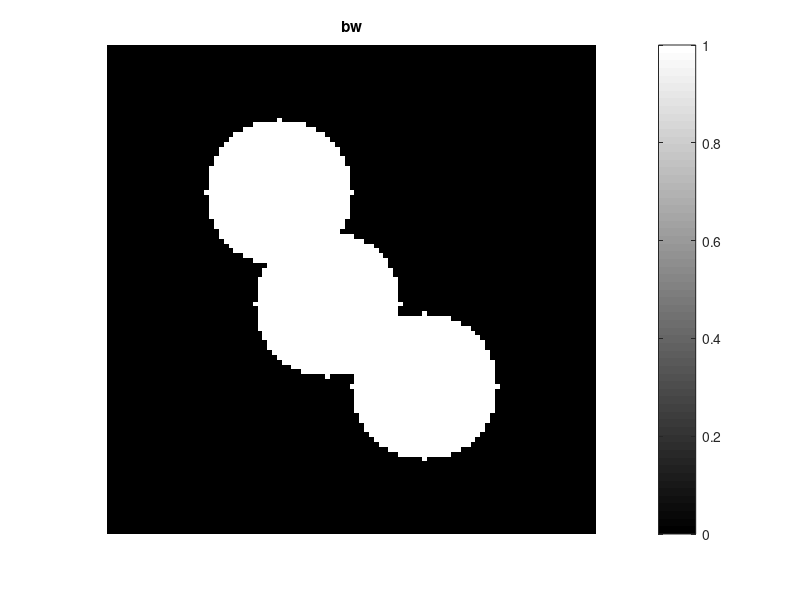

Reproduce this figure in MATLAB. (Note: this script raises an error after producing the figure.)
%%%%%%%%%%%%%%%%%%%%%%%%%%%%%%%%%%%%%%%%%%%
% Watershed exemple, partly from Matlab
% Written  by Maria Magnusson, 2007-05-08
% Modified by Maria Magnusson, 2008-08-11
%%%%%%%%%%%%%%%%%%%%%%%%%%%%%%%%%%%%%%%%%%%

% Make a binary test image (you do not need to understand this code)
%-------------------------------------------------------------------
lims = [-50 50];
[x,y] = meshgrid(lims(1):lims(2));
center1x = -15;
center1y = -20;
center2x = -5;
center2y = 3;
center3x = 15;
center3y = 20;
radius = 15;
bw1 = sqrt((x-center1x).^2 + (y-center1y).^2) <= radius;
bw2 = sqrt((x-center2x).^2 + (y-center2y).^2) <= radius;
bw3 = sqrt((x-center3x).^2 + (y-center3y).^2) <= radius;
bw = bw1 | bw2 | bw3;
figure(1), imshow(bw,'InitialMagnification','fit'), title('bw');
colormap(gray), colorbar;

% Compute the distance transform inside the objects
%--------------------------------------------------
D = bwdist(~bw);

% Change the sign of the distance transform and 
% set pixels outside the object to the minimum value
%---------------------------------------------------
Dinv = -D;
Dinv(~bw) = min(min(Dinv));

% Search for regional min
%------------------------
RegMin = imregionalmin(Dinv,8);

% Perform labeling
%-----------------
labelstruct = bwconncomp(RegMin,8); 

% Make a labelimage to look at
%-----------------------------
NumObj = labelstruct.NumObjects;
labelim = zeros(labelstruct.ImageSize);
for no = 1:NumObj
  labelim(labelstruct.PixelIdxList{no}) = no;
end

% Compute the watershed transform
%--------------------------------
W1 = watershed_meyer(Dinv,8,labelstruct);

W2 = W1;
loc = find(W1==1);
W2(loc) = 0;

W2T = W2>=1;


% Compute the distance transform outside the objects
%--------------------------------------------------
D = bwdist(bw);
figure(2), imshow(D,[],'InitialMagnification','fit');
title('Distance transform of ~bw');
colormap(jet), colorbar;

% Change the sign of the distance transform and 
% set pixels outside the object to the minimum value
%---------------------------------------------------
Dinv = -D;

A = find(Dinv<=-15);
B = find(Dinv>-15);
C = find(W2T==1);
Dinv(A)=1;
Dinv(B)=0;
Dinv(C)=1;

figure(3), imshow(Dinv,[],'InitialMagnification','fit');
title('Complement distance transform of bw');
colormap(jet), colorbar;

% Perform labeling
%-----------------
labelstruct = bwconncomp(Dinv,8); 

% Make a labelimage to look at
%-----------------------------
NumObj = labelstruct.NumObjects;
labelim = zeros(labelstruct.ImageSize);
for no = 1:NumObj
  labelim(labelstruct.PixelIdxList{no}) = no;
end
figure(5), imshow(labelim,[],'InitialMagnification','fit');
colormap(jet), colorbar;
title('labeling of regional min');

% Compute the watershed transform
%--------------------------------
W1 = watershed_meyer(D,8,labelstruct);
figure(6), imshow(W1,[],'InitialMagnification','fit');
colormap(jet), colorbar;
title('Watershed of Dinv');

W2 = W1;
loc = find(W1==1);
W2(loc) = 0;
figure(7), imshow(W2,[],'InitialMagnification','fit');
colormap(jet), colorbar;
title('Fixed Watershed of Dinv')

W2T = W2>=1;
figure(8), imshow(W2T,[],'InitialMagnification','fit');
colormap(gray), colorbar;
title('Final segmentation result')
